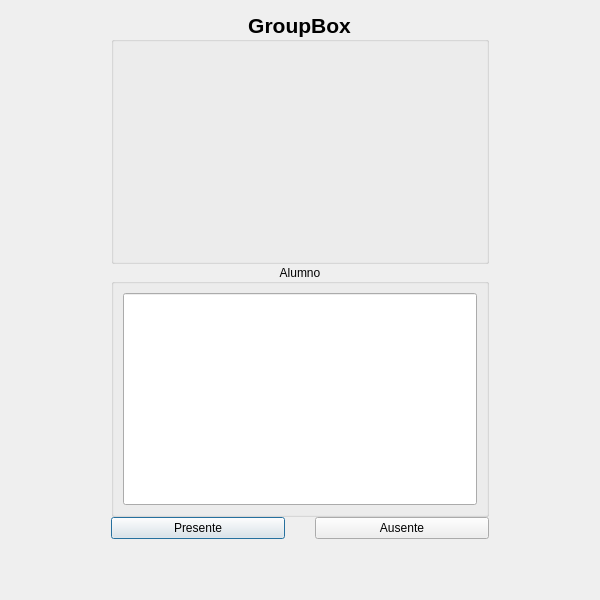
<?xml version="1.0" encoding="UTF-8"?>
<ui version="4.0">
 <class>Tomarasistencia1</class>
 <widget class="QDialog" name="Tomarasistencia1">
  <property name="geometry">
   <rect>
    <x>0</x>
    <y>0</y>
    <width>600</width>
    <height>600</height>
   </rect>
  </property>
  <property name="sizePolicy">
   <sizepolicy hsizetype="Expanding" vsizetype="Expanding">
    <horstretch>0</horstretch>
    <verstretch>0</verstretch>
   </sizepolicy>
  </property>
  <property name="minimumSize">
   <size>
    <width>600</width>
    <height>600</height>
   </size>
  </property>
  <property name="maximumSize">
   <size>
    <width>16777215</width>
    <height>16777215</height>
   </size>
  </property>
  <property name="windowTitle">
   <string>Dialog</string>
  </property>
  <layout class="QGridLayout" name="gridLayout">
   <item row="0" column="0">
    <layout class="QVBoxLayout" name="verticalLayout">
     <property name="spacing">
      <number>0</number>
     </property>
     <property name="leftMargin">
      <number>100</number>
     </property>
     <property name="rightMargin">
      <number>100</number>
     </property>
     <property name="bottomMargin">
      <number>50</number>
     </property>
     <item>
      <widget class="QGroupBox" name="groupBoxFecha">
       <property name="minimumSize">
        <size>
         <width>0</width>
         <height>0</height>
        </size>
       </property>
       <property name="maximumSize">
        <size>
         <width>16777215</width>
         <height>16777215</height>
        </size>
       </property>
       <property name="font">
        <font>
         <pointsize>16</pointsize>
         <weight>75</weight>
         <bold>true</bold>
        </font>
       </property>
       <property name="title">
        <string>GroupBox</string>
       </property>
       <property name="alignment">
        <set>Qt::AlignCenter</set>
       </property>
      </widget>
     </item>
     <item>
      <widget class="QGroupBox" name="groupBox_2">
       <property name="minimumSize">
        <size>
         <width>0</width>
         <height>0</height>
        </size>
       </property>
       <property name="maximumSize">
        <size>
         <width>16777215</width>
         <height>16777215</height>
        </size>
       </property>
       <property name="title">
        <string>Alumno</string>
       </property>
       <property name="alignment">
        <set>Qt::AlignCenter</set>
       </property>
       <layout class="QGridLayout" name="gridLayout_2">
        <item row="0" column="0">
         <widget class="QLineEdit" name="lineEdit">
          <property name="sizePolicy">
           <sizepolicy hsizetype="Preferred" vsizetype="Preferred">
            <horstretch>0</horstretch>
            <verstretch>0</verstretch>
           </sizepolicy>
          </property>
          <property name="maximumSize">
           <size>
            <width>16777215</width>
            <height>16777215</height>
           </size>
          </property>
          <property name="alignment">
           <set>Qt::AlignCenter</set>
          </property>
          <property name="readOnly">
           <bool>true</bool>
          </property>
         </widget>
        </item>
       </layout>
      </widget>
     </item>
     <item>
      <layout class="QHBoxLayout" name="horizontalLayout">
       <property name="spacing">
        <number>30</number>
       </property>
       <property name="leftMargin">
        <number>0</number>
       </property>
       <property name="rightMargin">
        <number>0</number>
       </property>
       <item>
        <widget class="QPushButton" name="pushButton_2">
         <property name="text">
          <string>Presente</string>
         </property>
        </widget>
       </item>
       <item>
        <widget class="QPushButton" name="pushButton">
         <property name="text">
          <string>Ausente</string>
         </property>
        </widget>
       </item>
      </layout>
     </item>
    </layout>
   </item>
  </layout>
 </widget>
 <resources/>
 <connections/>
</ui>
